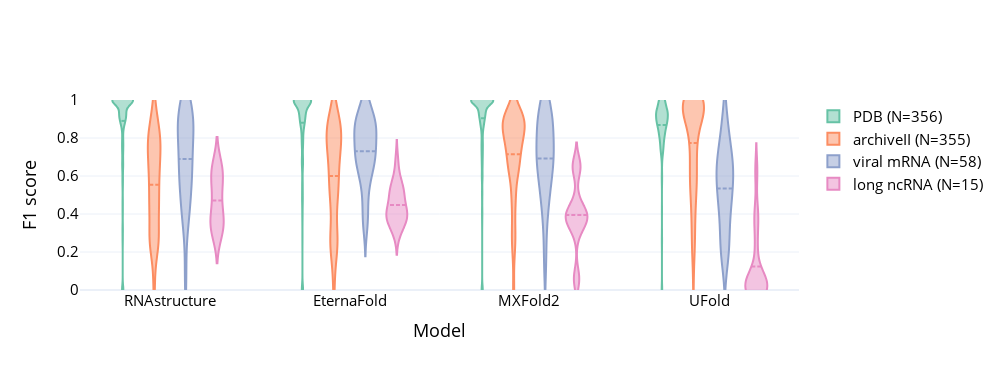

Notebook code cell kept with this figure:
### Code cell
# Creat a box plot with plotly
import plotly.graph_objects as go
from plotly.subplots import make_subplots
import plotly.express as px
fig = make_subplots(rows=1, cols=1, shared_xaxes=True)

colors = px.colors.qualitative.Set2
for i, dataset in enumerate(results['dataset'].unique()):
    results_dataset = results[results['dataset']==dataset]
    fig.add_trace(go.Violin(x=results_dataset['model'], y=results_dataset['F1'], 
                            name=f'{dataset} (N={len(results_dataset[results_dataset["model"]=="RNAstructure"])})', marker_color=colors[i], 
                            meanline_visible=True, points=False))
    
fig.update_layout(
                    # title='F1 score distribution for each model and dataset', 
                  yaxis_title='F1 score', xaxis_title='Model',
                  violinmode='group', yaxis_range=[0, 1],
                  width=1000, height=370,
                  template='plotly_white', font_size=15, font_color='black',)
fig.update_xaxes(categoryorder='array', categoryarray= ['RNAstructure', 'EternaFold', 'MXFold2', 'UFold'])
fig.show()

### Figure 1 — Plotly figure (JSON) as saved in the notebook; plotly's stock layout.template omitted (floating-point values rounded to 4 significant figures; data arrays with more than 128 entries replaced by an {"elided": "..."} marker saying what was removed)
{"data": [{"marker": {"color": "rgb(102,194,165)"}, "meanline": {"visible": true}, "name": "PDB (N=356)", "points": false, "type": "violin", "x": {"elided": "1414 str values"}, "y": {"elided": "1414 float values"}}, {"marker": {"color": "rgb(252,141,98)"}, "meanline": {"visible": true}, "name": "archiveII (N=355)", "points": false, "type": "violin", "x": {"elided": "1420 str values"}, "y": {"elided": "1420 float values"}}, {"marker": {"color": "rgb(141,160,203)"}, "meanline": {"visible": true}, "name": "viral mRNA (N=58)", "points": false, "type": "violin", "x": {"elided": "232 str values"}, "y": {"elided": "232 float values"}}, {"marker": {"color": "rgb(231,138,195)"}, "meanline": {"visible": true}, "name": "long ncRNA (N=15)", "points": false, "type": "violin", "x": ["RNAstructure", "RNAstructure", "RNAstructure", "RNAstructure", "RNAstructure", "RNAstructure", "RNAstructure", "RNAstructure", "RNAstructure", "RNAstructure", "RNAstructure", "RNAstructure", "RNAstructure", "RNAstructure", "RNAstructure", "MXFold2", "MXFold2", "MXFold2", "MXFold2", "MXFold2", "MXFold2", "MXFold2", "MXFold2", "MXFold2", "MXFold2", "MXFold2", "MXFold2", "MXFold2", "MXFold2", "MXFold2", "EternaFold", "EternaFold", "EternaFold", "EternaFold", "EternaFold", "EternaFold", "EternaFold", "EternaFold", "EternaFold", "EternaFold", "EternaFold", "EternaFold", "EternaFold", "EternaFold", "EternaFold", "UFold", "UFold", "UFold", "UFold", "UFold", "UFold", "UFold", "UFold", "UFold", "UFold", "UFold", "UFold", "UFold", "UFold", "UFold"], "y": [0.3694, 0.3409, 0.3041, 0.6043, 0.3195, 0.3264, 0.3863, 0.6304, 0.6425, 0.4835, 0.6317, 0.6266, 0.5447, 0.364, 0.4913, 0.05556, 0.06173, 0.3885, 0.6641, 0.3907, 0.3897, 0.4103, 0.6393, 0.6446, 0.4733, 0.3619, 0.3983, 0.3161, 0.395, 0.3257, 0.3926, 0.3953, 0.4354, 0.6692, 0.3933, 0.4064, 0.3709, 0.5375, 0.5468, 0.5124, 0.3832, 0.4885, 0.3457, 0.3049, 0.5371, 0.03698, 0.625, 0.03698, 0.03698, 0.4103, 0.2158, 0.03241, 0.3514, 0.02957, 0.002683, 0, 0.03241, 0.03241, 0.002683, 0.002683]}], "layout": {"font": {"color": "black", "size": 15}, "height": 370, "violinmode": "group", "width": 1000, "xaxis": {"anchor": "y", "categoryarray": ["RNAstructure", "EternaFold", "MXFold2", "UFold"], "categoryorder": "array", "domain": [0, 1], "title": {"text": "Model"}}, "yaxis": {"anchor": "x", "domain": [0, 1], "range": [0, 1], "title": {"text": "F1 score"}}}}
